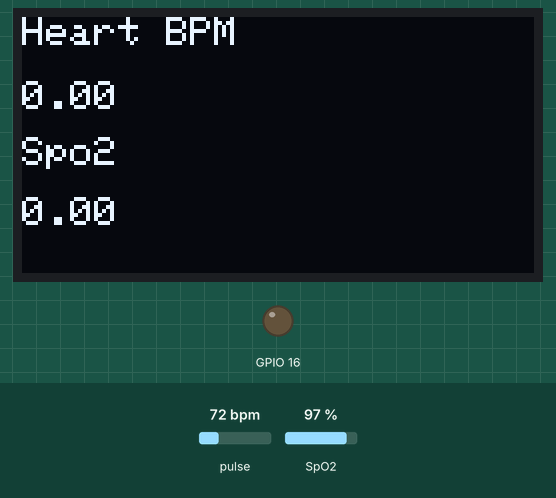
The sketch below on a simulated ESP8266 (NodeMCU). On the bench: 128×64 one-colour display, output pins drawn as LEDs (lit = HIGH). Inputs (shaded band) come from the test bench; at power-on: pulse 72 bpm, SpO2 97 %. WiFi joins after 1.5 s; servers stay silent unless stated; what the sketch prints to the serial monitor is not drawn.

Above: at 2.7 s.
2.8 s: pulse set to 42 bpm
At 5.8 s:
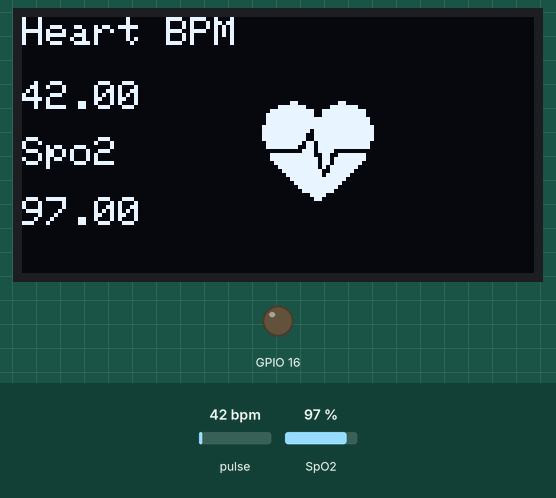
6.8 s: SpO2 set to 80 %
At 9.4 s:
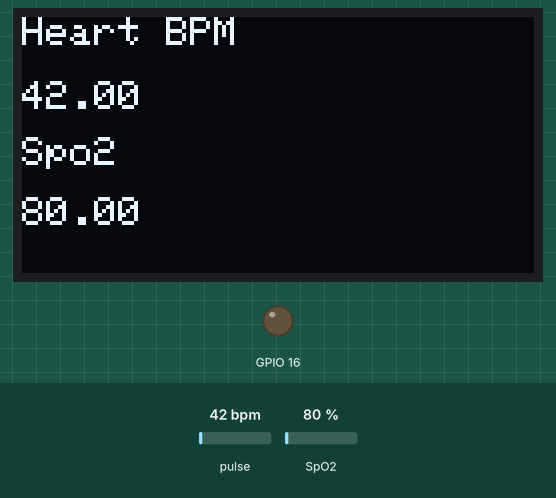
9.6 s: pulse set to 70 bpm
At 11.1 s:
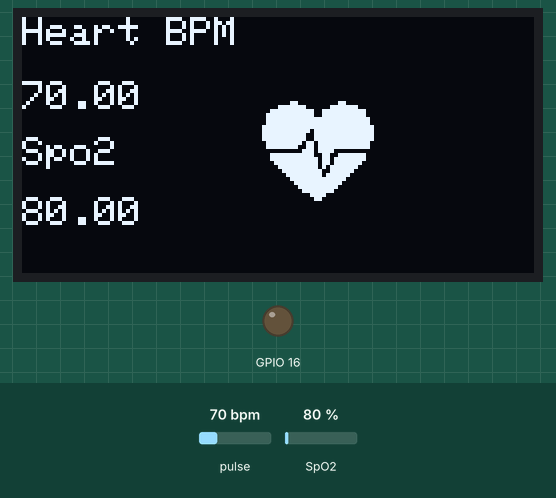
11.9 s: SpO2 set to 85 %
At 14.5 s:
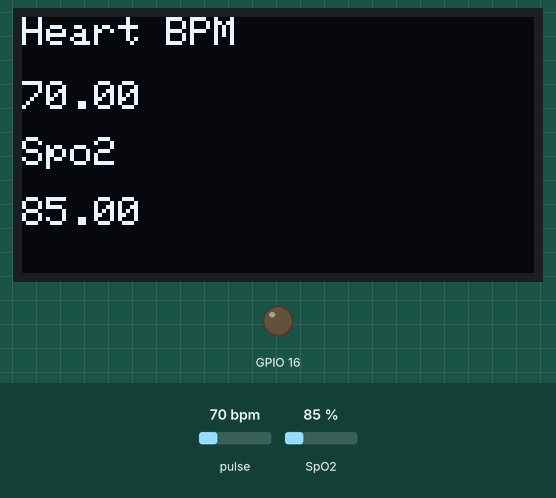
Timing chart, 0 to 15.5 s (numbered marks = the images above; inputs shaded):
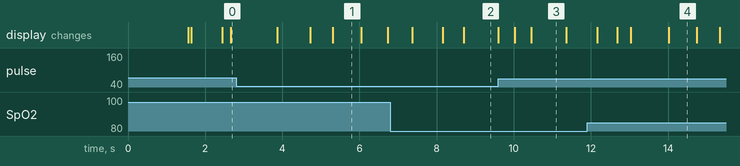

Measured:
- after the input at 6.8 s, the display: changes after 0.57 s (image 2)
- after the input at 9.6 s, the display: first changes after 0.43 s (image 3 shows a later state)
- after the input at 11.9 s, the display: first differs from a run without the input after 0.78 s (image 4)
- what the display in image 1 shows lasts 0.7 s, from 5.3 s to 6.0 s
- what the display in image 2 shows lasts 0.9 s, from 8.7 s to 9.6 s

The sketch:

firebase.ino
```cpp
#include <OakOLED.h>
//#include <SoftwareSerial.h>

#include<FirebaseArduino.h>
#include <Adafruit_GFX.h>
#include <Adafruit_GrayOLED.h>
#include <Adafruit_SPITFT.h>
#include <Adafruit_SPITFT_Macros.h>
#include <gfxfont.h>
#include <CircularBuffer.h>
#include <ESP8266HTTPClient.h>
#include "ESP8266WebServer.h"

//Pulse Heart Rate BPM and Oxygen SpO2 Monitor

#include <Wire.h>
#include "MAX30100_PulseOximeter.h"
//#define BLYNK_PRINT Serial
//#include <Blynk.h>
#include <ESP8266WiFi.h>
//#include<DNSServer.h>
//#include<ESP8266WebServer.h>
//#include<WiFiManager.h>

//#include <BlynkSimpleEsp8266.h>

#include "Wire.h"
#include "Adafruit_GFX.h"
#include "OakOLED.h"

#define REPORTING_PERIOD_MS 1000
//#define D0(16)
OakOLED oled;

#define FIREBASE_HOST "iot1-424e6-default-rtdb.firebaseio.com"
#define FIREBASE_AUTH "Ht9ZehcVxSRH06a8nib7Uf8VW6RN9Rcuzcl4PR9x"
#define WIFI_SSID "ACTFIBERNET"
#define WIFI_PASSWORD "act12345"

// Connections : SCL PIN - D1 , SDA PIN - D2 , INT PIN - D0
PulseOximeter pox;
float BPM, SpO2;
uint32_t tsLastReport = 0;
//SoftwareSerial BTserial(3,1);
const unsigned char bitmap [] PROGMEM=
{
0x00, 0x00, 0x00, 0x00, 0x01, 0x80, 0x18, 0x00, 0x0f, 0xe0, 0x7f, 0x00, 0x3f, 0xf9, 0xff, 0xc0,
0x7f, 0xf9, 0xff, 0xc0, 0x7f, 0xff, 0xff, 0xe0, 0x7f, 0xff, 0xff, 0xe0, 0xff, 0xff, 0xff, 0xf0,
0xff, 0xf7, 0xff, 0xf0, 0xff, 0xe7, 0xff, 0xf0, 0xff, 0xe7, 0xff, 0xf0, 0x7f, 0xdb, 0xff, 0xe0,
0x7f, 0x9b, 0xff, 0xe0, 0x00, 0x3b, 0xc0, 0x00, 0x3f, 0xf9, 0x9f, 0xc0, 0x3f, 0xfd, 0xbf, 0xc0,
0x1f, 0xfd, 0xbf, 0x80, 0x0f, 0xfd, 0x7f, 0x00, 0x07, 0xfe, 0x7e, 0x00, 0x03, 0xfe, 0xfc, 0x00,
0x01, 0xff, 0xf8, 0x00, 0x00, 0xff, 0xf0, 0x00, 0x00, 0x7f, 0xe0, 0x00, 0x00, 0x3f, 0xc0, 0x00,
0x00, 0x0f, 0x00, 0x00, 0x00, 0x06, 0x00, 0x00, 0x00, 0x00, 0x00, 0x00, 0x00, 0x00, 0x00, 0x00
};
volatile boolean heartBeatDetected = false;
void onBeatDetected()
{
    heartBeatDetected = true;
    Serial.println("Beat Detected!");
    oled.drawBitmap( 60, 20, bitmap, 28, 28, 1);
    oled.display();
}

void setup()
{
    Serial.begin(115200);
//    WiFiManager m;
    oled.begin();
//    WiFi.mode(WIFI_STA);
//    delay(100);
    WiFi.begin(WIFI_SSID, WIFI_PASSWORD);
    Serial.print("Connecting to ");
//    m.autoConnect("xyz","123");
//    Serial.println("connected");
    Serial.print(WIFI_SSID);
    while (WiFi.status() != WL_CONNECTED) {
      Serial.print(".");
      delay(500);
    }

    Serial.println();
    Serial.print("Connected");
    Serial.print("IP Address: ");
    Serial.println(WiFi.localIP());                               //prints local IP address
    Firebase.begin(FIREBASE_HOST, FIREBASE_AUTH);

//    BTserial.begin(9600);
//    Serial.println("BTserial started at 38400");
//    Serial.println(" ");
    oled.clearDisplay();
    oled.setTextSize(1);
    oled.setTextColor(1);
    oled.setCursor(0, 0);

    oled.println("Initializing pulse oximeter..");
    oled.display();

    pinMode(16, OUTPUT);
//    Blynk.begin(auth, ssid, pass);

    Serial.print("Initializing Pulse Oximeter..");

    if (!pox.begin())
    {
         Serial.println("FAILED");
         oled.clearDisplay();
         oled.setTextSize(1);
         oled.setTextColor(1);
         oled.setCursor(0, 0);
         oled.println("FAILED");
         oled.display();
//         for(;;);
         Serial.println("hi");
    }

    else
    {
         oled.clearDisplay();
         oled.setTextSize(1);
         oled.setTextColor(1);
         oled.setCursor(0, 0);
         oled.println("SUCCESS");
         oled.display();
         Serial.println("SUCCESS");
         pox.setOnBeatDetectedCallback(onBeatDetected);
    }

    // The default current for the IR LED is 50mA and it could be changed by uncommenting the following line.
     pox.setIRLedCurrent(MAX30100_LED_CURR_7_6MA);

}
void leerDatos(){
  BPM = pox.getHeartRate();
  SpO2 = pox.getSpO2();

  Serial.print("Heart rate:");
  Serial.print(BPM);
  Serial.print(" SpO2:");
  Serial.print(SpO2);
  Serial.println(" %");

  oled.clearDisplay();
  oled.setTextSize(1);
  oled.setTextColor(1);
  oled.setCursor(0,16);
  oled.println(BPM);

  oled.setTextSize(1);
  oled.setTextColor(1);
  oled.setCursor(0, 0);
  oled.println("Heart BPM");

  oled.setTextSize(1);
  oled.setTextColor(1);
  oled.setCursor(0, 30);
  oled.println("Spo2");

  oled.setTextSize(1);
  oled.setTextColor(1);
  oled.setCursor(0,45);
  oled.println(SpO2);
  oled.display();

  if( heartBeatDetected && BPM !=0) {

    if(SpO2>0){

      // here you put the variables what you have in ur db

      Firebase.setFloat("trial", 72.0);
      Firebase.setFloat("trial", 98.0);
//      if(Firebase.failed()){
//        Serial.print("absent");
//      }

      // you can delete this line below, it’s just to know it send the datas in the serial monitor
      Serial.print("hi");

    }

  }

}

void loop()
{
    pox.update();

    if (millis() - tsLastReport > REPORTING_PERIOD_MS)
    {
        pox.shutdown();
        leerDatos();
        pox.resume();

        tsLastReport = millis();
    }
}
```
